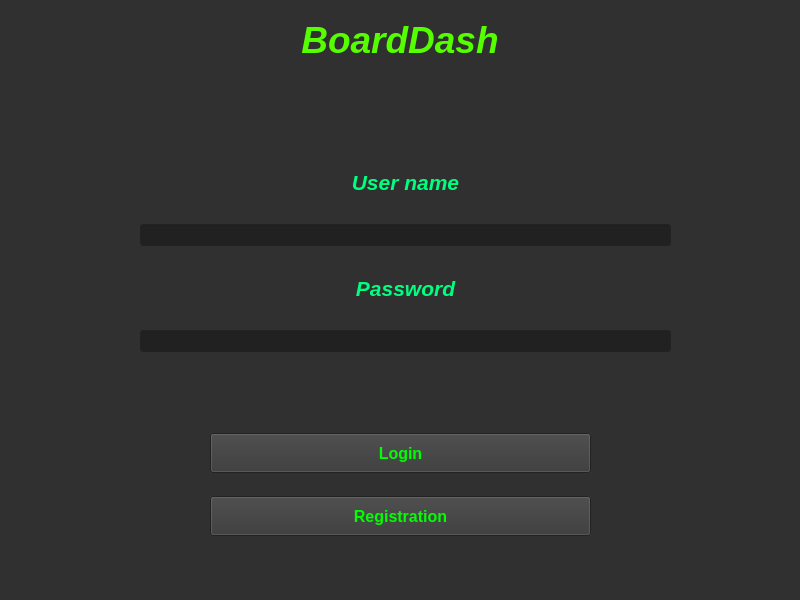
<?xml version="1.0" encoding="UTF-8"?>
<ui version="4.0">
 <class>MainWindow</class>
 <widget class="QMainWindow" name="MainWindow">
  <property name="geometry">
   <rect>
    <x>0</x>
    <y>0</y>
    <width>800</width>
    <height>600</height>
   </rect>
  </property>
  <property name="palette">
   <palette>
    <active>
     <colorrole role="WindowText">
      <brush brushstyle="SolidPattern">
       <color alpha="255">
        <red>255</red>
        <green>255</green>
        <blue>255</blue>
       </color>
      </brush>
     </colorrole>
     <colorrole role="Button">
      <brush brushstyle="SolidPattern">
       <color alpha="255">
        <red>79</red>
        <green>79</green>
        <blue>79</blue>
       </color>
      </brush>
     </colorrole>
     <colorrole role="Light">
      <brush brushstyle="SolidPattern">
       <color alpha="255">
        <red>72</red>
        <green>72</green>
        <blue>72</blue>
       </color>
      </brush>
     </colorrole>
     <colorrole role="Midlight">
      <brush brushstyle="SolidPattern">
       <color alpha="255">
        <red>60</red>
        <green>60</green>
        <blue>60</blue>
       </color>
      </brush>
     </colorrole>
     <colorrole role="Dark">
      <brush brushstyle="SolidPattern">
       <color alpha="255">
        <red>24</red>
        <green>24</green>
        <blue>24</blue>
       </color>
      </brush>
     </colorrole>
     <colorrole role="Mid">
      <brush brushstyle="SolidPattern">
       <color alpha="255">
        <red>117</red>
        <green>117</green>
        <blue>117</blue>
       </color>
      </brush>
     </colorrole>
     <colorrole role="Text">
      <brush brushstyle="SolidPattern">
       <color alpha="255">
        <red>255</red>
        <green>255</green>
        <blue>255</blue>
       </color>
      </brush>
     </colorrole>
     <colorrole role="BrightText">
      <brush brushstyle="SolidPattern">
       <color alpha="255">
        <red>255</red>
        <green>255</green>
        <blue>255</blue>
       </color>
      </brush>
     </colorrole>
     <colorrole role="ButtonText">
      <brush brushstyle="SolidPattern">
       <color alpha="255">
        <red>255</red>
        <green>255</green>
        <blue>255</blue>
       </color>
      </brush>
     </colorrole>
     <colorrole role="Base">
      <brush brushstyle="SolidPattern">
       <color alpha="255">
        <red>33</red>
        <green>33</green>
        <blue>33</blue>
       </color>
      </brush>
     </colorrole>
     <colorrole role="Window">
      <brush brushstyle="SolidPattern">
       <color alpha="255">
        <red>48</red>
        <green>48</green>
        <blue>48</blue>
       </color>
      </brush>
     </colorrole>
     <colorrole role="Shadow">
      <brush brushstyle="SolidPattern">
       <color alpha="255">
        <red>0</red>
        <green>0</green>
        <blue>0</blue>
       </color>
      </brush>
     </colorrole>
     <colorrole role="Highlight">
      <brush brushstyle="SolidPattern">
       <color alpha="255">
        <red>0</red>
        <green>255</green>
        <blue>0</blue>
       </color>
      </brush>
     </colorrole>
     <colorrole role="AlternateBase">
      <brush brushstyle="SolidPattern">
       <color alpha="255">
        <red>24</red>
        <green>24</green>
        <blue>24</blue>
       </color>
      </brush>
     </colorrole>
     <colorrole role="ToolTipBase">
      <brush brushstyle="SolidPattern">
       <color alpha="255">
        <red>255</red>
        <green>255</green>
        <blue>220</blue>
       </color>
      </brush>
     </colorrole>
     <colorrole role="ToolTipText">
      <brush brushstyle="SolidPattern">
       <color alpha="255">
        <red>0</red>
        <green>0</green>
        <blue>0</blue>
       </color>
      </brush>
     </colorrole>
     <colorrole role="PlaceholderText">
      <brush brushstyle="SolidPattern">
       <color alpha="127">
        <red>255</red>
        <green>255</green>
        <blue>255</blue>
       </color>
      </brush>
     </colorrole>
     <colorrole role="Accent">
      <brush brushstyle="SolidPattern">
       <color alpha="255">
        <red>0</red>
        <green>0</green>
        <blue>0</blue>
       </color>
      </brush>
     </colorrole>
    </active>
    <inactive>
     <colorrole role="WindowText">
      <brush brushstyle="SolidPattern">
       <color alpha="255">
        <red>255</red>
        <green>255</green>
        <blue>255</blue>
       </color>
      </brush>
     </colorrole>
     <colorrole role="Button">
      <brush brushstyle="SolidPattern">
       <color alpha="255">
        <red>79</red>
        <green>79</green>
        <blue>79</blue>
       </color>
      </brush>
     </colorrole>
     <colorrole role="Light">
      <brush brushstyle="SolidPattern">
       <color alpha="255">
        <red>72</red>
        <green>72</green>
        <blue>72</blue>
       </color>
      </brush>
     </colorrole>
     <colorrole role="Midlight">
      <brush brushstyle="SolidPattern">
       <color alpha="255">
        <red>60</red>
        <green>60</green>
        <blue>60</blue>
       </color>
      </brush>
     </colorrole>
     <colorrole role="Dark">
      <brush brushstyle="SolidPattern">
       <color alpha="255">
        <red>24</red>
        <green>24</green>
        <blue>24</blue>
       </color>
      </brush>
     </colorrole>
     <colorrole role="Mid">
      <brush brushstyle="SolidPattern">
       <color alpha="255">
        <red>117</red>
        <green>117</green>
        <blue>117</blue>
       </color>
      </brush>
     </colorrole>
     <colorrole role="Text">
      <brush brushstyle="SolidPattern">
       <color alpha="255">
        <red>255</red>
        <green>255</green>
        <blue>255</blue>
       </color>
      </brush>
     </colorrole>
     <colorrole role="BrightText">
      <brush brushstyle="SolidPattern">
       <color alpha="255">
        <red>255</red>
        <green>255</green>
        <blue>255</blue>
       </color>
      </brush>
     </colorrole>
     <colorrole role="ButtonText">
      <brush brushstyle="SolidPattern">
       <color alpha="255">
        <red>255</red>
        <green>255</green>
        <blue>255</blue>
       </color>
      </brush>
     </colorrole>
     <colorrole role="Base">
      <brush brushstyle="SolidPattern">
       <color alpha="255">
        <red>33</red>
        <green>33</green>
        <blue>33</blue>
       </color>
      </brush>
     </colorrole>
     <colorrole role="Window">
      <brush brushstyle="SolidPattern">
       <color alpha="255">
        <red>48</red>
        <green>48</green>
        <blue>48</blue>
       </color>
      </brush>
     </colorrole>
     <colorrole role="Shadow">
      <brush brushstyle="SolidPattern">
       <color alpha="255">
        <red>0</red>
        <green>0</green>
        <blue>0</blue>
       </color>
      </brush>
     </colorrole>
     <colorrole role="Highlight">
      <brush brushstyle="SolidPattern">
       <color alpha="255">
        <red>0</red>
        <green>255</green>
        <blue>0</blue>
       </color>
      </brush>
     </colorrole>
     <colorrole role="AlternateBase">
      <brush brushstyle="SolidPattern">
       <color alpha="255">
        <red>24</red>
        <green>24</green>
        <blue>24</blue>
       </color>
      </brush>
     </colorrole>
     <colorrole role="ToolTipBase">
      <brush brushstyle="SolidPattern">
       <color alpha="255">
        <red>255</red>
        <green>255</green>
        <blue>220</blue>
       </color>
      </brush>
     </colorrole>
     <colorrole role="ToolTipText">
      <brush brushstyle="SolidPattern">
       <color alpha="255">
        <red>0</red>
        <green>0</green>
        <blue>0</blue>
       </color>
      </brush>
     </colorrole>
     <colorrole role="PlaceholderText">
      <brush brushstyle="SolidPattern">
       <color alpha="127">
        <red>255</red>
        <green>255</green>
        <blue>255</blue>
       </color>
      </brush>
     </colorrole>
     <colorrole role="Accent">
      <brush brushstyle="SolidPattern">
       <color alpha="255">
        <red>0</red>
        <green>0</green>
        <blue>0</blue>
       </color>
      </brush>
     </colorrole>
    </inactive>
    <disabled>
     <colorrole role="WindowText">
      <brush brushstyle="SolidPattern">
       <color alpha="255">
        <red>24</red>
        <green>24</green>
        <blue>24</blue>
       </color>
      </brush>
     </colorrole>
     <colorrole role="Button">
      <brush brushstyle="SolidPattern">
       <color alpha="255">
        <red>79</red>
        <green>79</green>
        <blue>79</blue>
       </color>
      </brush>
     </colorrole>
     <colorrole role="Light">
      <brush brushstyle="SolidPattern">
       <color alpha="255">
        <red>72</red>
        <green>72</green>
        <blue>72</blue>
       </color>
      </brush>
     </colorrole>
     <colorrole role="Midlight">
      <brush brushstyle="SolidPattern">
       <color alpha="255">
        <red>60</red>
        <green>60</green>
        <blue>60</blue>
       </color>
      </brush>
     </colorrole>
     <colorrole role="Dark">
      <brush brushstyle="SolidPattern">
       <color alpha="255">
        <red>24</red>
        <green>24</green>
        <blue>24</blue>
       </color>
      </brush>
     </colorrole>
     <colorrole role="Mid">
      <brush brushstyle="SolidPattern">
       <color alpha="255">
        <red>117</red>
        <green>117</green>
        <blue>117</blue>
       </color>
      </brush>
     </colorrole>
     <colorrole role="Text">
      <brush brushstyle="SolidPattern">
       <color alpha="255">
        <red>24</red>
        <green>24</green>
        <blue>24</blue>
       </color>
      </brush>
     </colorrole>
     <colorrole role="BrightText">
      <brush brushstyle="SolidPattern">
       <color alpha="255">
        <red>255</red>
        <green>255</green>
        <blue>255</blue>
       </color>
      </brush>
     </colorrole>
     <colorrole role="ButtonText">
      <brush brushstyle="SolidPattern">
       <color alpha="255">
        <red>24</red>
        <green>24</green>
        <blue>24</blue>
       </color>
      </brush>
     </colorrole>
     <colorrole role="Base">
      <brush brushstyle="SolidPattern">
       <color alpha="255">
        <red>48</red>
        <green>48</green>
        <blue>48</blue>
       </color>
      </brush>
     </colorrole>
     <colorrole role="Window">
      <brush brushstyle="SolidPattern">
       <color alpha="255">
        <red>48</red>
        <green>48</green>
        <blue>48</blue>
       </color>
      </brush>
     </colorrole>
     <colorrole role="Shadow">
      <brush brushstyle="SolidPattern">
       <color alpha="255">
        <red>0</red>
        <green>0</green>
        <blue>0</blue>
       </color>
      </brush>
     </colorrole>
     <colorrole role="AlternateBase">
      <brush brushstyle="SolidPattern">
       <color alpha="255">
        <red>48</red>
        <green>48</green>
        <blue>48</blue>
       </color>
      </brush>
     </colorrole>
     <colorrole role="ToolTipBase">
      <brush brushstyle="SolidPattern">
       <color alpha="255">
        <red>255</red>
        <green>255</green>
        <blue>220</blue>
       </color>
      </brush>
     </colorrole>
     <colorrole role="ToolTipText">
      <brush brushstyle="SolidPattern">
       <color alpha="255">
        <red>0</red>
        <green>0</green>
        <blue>0</blue>
       </color>
      </brush>
     </colorrole>
     <colorrole role="PlaceholderText">
      <brush brushstyle="SolidPattern">
       <color alpha="127">
        <red>24</red>
        <green>24</green>
        <blue>24</blue>
       </color>
      </brush>
     </colorrole>
     <colorrole role="Accent">
      <brush brushstyle="SolidPattern">
       <color alpha="255">
        <red>34</red>
        <green>34</green>
        <blue>34</blue>
       </color>
      </brush>
     </colorrole>
    </disabled>
   </palette>
  </property>
  <property name="windowTitle">
   <string>MainWindow</string>
  </property>
  <widget class="QWidget" name="centralwidget">
   <widget class="QWidget" name="verticalLayoutWidget">
    <property name="geometry">
     <rect>
      <x>10</x>
      <y>380</y>
      <width>781</width>
      <height>191</height>
     </rect>
    </property>
    <layout class="QVBoxLayout" name="buttonLayout" stretch="0,0">
     <property name="spacing">
      <number>0</number>
     </property>
     <property name="sizeConstraint">
      <enum>QLayout::SizeConstraint::SetDefaultConstraint</enum>
     </property>
     <property name="leftMargin">
      <number>200</number>
     </property>
     <property name="topMargin">
      <number>30</number>
     </property>
     <property name="rightMargin">
      <number>200</number>
     </property>
     <property name="bottomMargin">
      <number>10</number>
     </property>
     <item>
      <widget class="QPushButton" name="login_button">
       <property name="minimumSize">
        <size>
         <width>380</width>
         <height>40</height>
        </size>
       </property>
       <property name="palette">
        <palette>
         <active>
          <colorrole role="WindowText">
           <brush brushstyle="SolidPattern">
            <color alpha="255">
             <red>255</red>
             <green>255</green>
             <blue>255</blue>
            </color>
           </brush>
          </colorrole>
          <colorrole role="Button">
           <brush brushstyle="SolidPattern">
            <color alpha="255">
             <red>56</red>
             <green>56</green>
             <blue>56</blue>
            </color>
           </brush>
          </colorrole>
          <colorrole role="Text">
           <brush brushstyle="SolidPattern">
            <color alpha="255">
             <red>255</red>
             <green>255</green>
             <blue>255</blue>
            </color>
           </brush>
          </colorrole>
          <colorrole role="ButtonText">
           <brush brushstyle="SolidPattern">
            <color alpha="255">
             <red>0</red>
             <green>255</green>
             <blue>0</blue>
            </color>
           </brush>
          </colorrole>
         </active>
         <inactive>
          <colorrole role="WindowText">
           <brush brushstyle="SolidPattern">
            <color alpha="255">
             <red>255</red>
             <green>255</green>
             <blue>255</blue>
            </color>
           </brush>
          </colorrole>
          <colorrole role="Button">
           <brush brushstyle="SolidPattern">
            <color alpha="255">
             <red>56</red>
             <green>56</green>
             <blue>56</blue>
            </color>
           </brush>
          </colorrole>
          <colorrole role="Text">
           <brush brushstyle="SolidPattern">
            <color alpha="255">
             <red>255</red>
             <green>255</green>
             <blue>255</blue>
            </color>
           </brush>
          </colorrole>
          <colorrole role="ButtonText">
           <brush brushstyle="SolidPattern">
            <color alpha="255">
             <red>0</red>
             <green>255</green>
             <blue>0</blue>
            </color>
           </brush>
          </colorrole>
         </inactive>
         <disabled>
          <colorrole role="Button">
           <brush brushstyle="SolidPattern">
            <color alpha="255">
             <red>56</red>
             <green>56</green>
             <blue>56</blue>
            </color>
           </brush>
          </colorrole>
         </disabled>
        </palette>
       </property>
       <property name="font">
        <font>
         <pointsize>12</pointsize>
         <bold>true</bold>
        </font>
       </property>
       <property name="autoFillBackground">
        <bool>true</bool>
       </property>
       <property name="text">
        <string>Login</string>
       </property>
      </widget>
     </item>
     <item>
      <widget class="QPushButton" name="register_button">
       <property name="enabled">
        <bool>true</bool>
       </property>
       <property name="minimumSize">
        <size>
         <width>380</width>
         <height>40</height>
        </size>
       </property>
       <property name="palette">
        <palette>
         <active>
          <colorrole role="Button">
           <brush brushstyle="SolidPattern">
            <color alpha="255">
             <red>56</red>
             <green>56</green>
             <blue>56</blue>
            </color>
           </brush>
          </colorrole>
          <colorrole role="ButtonText">
           <brush brushstyle="SolidPattern">
            <color alpha="255">
             <red>0</red>
             <green>255</green>
             <blue>0</blue>
            </color>
           </brush>
          </colorrole>
         </active>
         <inactive>
          <colorrole role="Button">
           <brush brushstyle="SolidPattern">
            <color alpha="255">
             <red>56</red>
             <green>56</green>
             <blue>56</blue>
            </color>
           </brush>
          </colorrole>
          <colorrole role="ButtonText">
           <brush brushstyle="SolidPattern">
            <color alpha="255">
             <red>0</red>
             <green>255</green>
             <blue>0</blue>
            </color>
           </brush>
          </colorrole>
         </inactive>
         <disabled>
          <colorrole role="Button">
           <brush brushstyle="SolidPattern">
            <color alpha="255">
             <red>56</red>
             <green>56</green>
             <blue>56</blue>
            </color>
           </brush>
          </colorrole>
         </disabled>
        </palette>
       </property>
       <property name="font">
        <font>
         <pointsize>12</pointsize>
         <bold>true</bold>
        </font>
       </property>
       <property name="mouseTracking">
        <bool>false</bool>
       </property>
       <property name="autoFillBackground">
        <bool>true</bool>
       </property>
       <property name="text">
        <string>Registration</string>
       </property>
      </widget>
     </item>
    </layout>
   </widget>
   <widget class="QWidget" name="verticalLayoutWidget_2">
    <property name="geometry">
     <rect>
      <x>110</x>
      <y>140</y>
      <width>591</width>
      <height>231</height>
     </rect>
    </property>
    <layout class="QVBoxLayout" name="lineEditLayout">
     <property name="spacing">
      <number>0</number>
     </property>
     <property name="leftMargin">
      <number>30</number>
     </property>
     <property name="rightMargin">
      <number>30</number>
     </property>
     <item>
      <widget class="QLabel" name="username_label">
       <property name="enabled">
        <bool>true</bool>
       </property>
       <property name="maximumSize">
        <size>
         <width>20000</width>
         <height>50</height>
        </size>
       </property>
       <property name="palette">
        <palette>
         <active>
          <colorrole role="WindowText">
           <brush brushstyle="SolidPattern">
            <color alpha="255">
             <red>0</red>
             <green>255</green>
             <blue>127</blue>
            </color>
           </brush>
          </colorrole>
         </active>
         <inactive>
          <colorrole role="WindowText">
           <brush brushstyle="SolidPattern">
            <color alpha="255">
             <red>0</red>
             <green>255</green>
             <blue>127</blue>
            </color>
           </brush>
          </colorrole>
         </inactive>
         <disabled/>
        </palette>
       </property>
       <property name="font">
        <font>
         <pointsize>16</pointsize>
         <italic>true</italic>
         <bold>true</bold>
        </font>
       </property>
       <property name="text">
        <string>User name</string>
       </property>
       <property name="alignment">
        <set>Qt::AlignmentFlag::AlignCenter</set>
       </property>
      </widget>
     </item>
     <item>
      <widget class="QLineEdit" name="username_lineEdit">
       <property name="palette">
        <palette>
         <active>
          <colorrole role="Text">
           <brush brushstyle="SolidPattern">
            <color alpha="255">
             <red>255</red>
             <green>255</green>
             <blue>255</blue>
            </color>
           </brush>
          </colorrole>
         </active>
         <inactive>
          <colorrole role="Text">
           <brush brushstyle="SolidPattern">
            <color alpha="255">
             <red>255</red>
             <green>255</green>
             <blue>255</blue>
            </color>
           </brush>
          </colorrole>
         </inactive>
         <disabled/>
        </palette>
       </property>
      </widget>
     </item>
     <item>
      <widget class="QLabel" name="password_label">
       <property name="enabled">
        <bool>true</bool>
       </property>
       <property name="maximumSize">
        <size>
         <width>20000</width>
         <height>50</height>
        </size>
       </property>
       <property name="palette">
        <palette>
         <active>
          <colorrole role="WindowText">
           <brush brushstyle="SolidPattern">
            <color alpha="255">
             <red>0</red>
             <green>255</green>
             <blue>127</blue>
            </color>
           </brush>
          </colorrole>
         </active>
         <inactive>
          <colorrole role="WindowText">
           <brush brushstyle="SolidPattern">
            <color alpha="255">
             <red>0</red>
             <green>255</green>
             <blue>127</blue>
            </color>
           </brush>
          </colorrole>
         </inactive>
         <disabled/>
        </palette>
       </property>
       <property name="font">
        <font>
         <pointsize>16</pointsize>
         <italic>true</italic>
         <bold>true</bold>
        </font>
       </property>
       <property name="text">
        <string>Password</string>
       </property>
       <property name="alignment">
        <set>Qt::AlignmentFlag::AlignCenter</set>
       </property>
      </widget>
     </item>
     <item>
      <widget class="QLineEdit" name="password_lineEdit">
       <property name="palette">
        <palette>
         <active>
          <colorrole role="Text">
           <brush brushstyle="SolidPattern">
            <color alpha="255">
             <red>255</red>
             <green>255</green>
             <blue>255</blue>
            </color>
           </brush>
          </colorrole>
         </active>
         <inactive>
          <colorrole role="Text">
           <brush brushstyle="SolidPattern">
            <color alpha="255">
             <red>255</red>
             <green>255</green>
             <blue>255</blue>
            </color>
           </brush>
          </colorrole>
         </inactive>
         <disabled/>
        </palette>
       </property>
       <property name="inputMethodHints">
        <set>Qt::InputMethodHint::ImhHiddenText|Qt::InputMethodHint::ImhNoAutoUppercase|Qt::InputMethodHint::ImhNoPredictiveText|Qt::InputMethodHint::ImhSensitiveData</set>
       </property>
       <property name="echoMode">
        <enum>QLineEdit::EchoMode::Password</enum>
       </property>
       <property name="readOnly">
        <bool>false</bool>
       </property>
      </widget>
     </item>
    </layout>
   </widget>
   <widget class="QLabel" name="label_3">
    <property name="geometry">
     <rect>
      <x>200</x>
      <y>10</y>
      <width>400</width>
      <height>60</height>
     </rect>
    </property>
    <property name="palette">
     <palette>
      <active>
       <colorrole role="WindowText">
        <brush brushstyle="SolidPattern">
         <color alpha="255">
          <red>85</red>
          <green>255</green>
          <blue>0</blue>
         </color>
        </brush>
       </colorrole>
      </active>
      <inactive>
       <colorrole role="WindowText">
        <brush brushstyle="SolidPattern">
         <color alpha="255">
          <red>85</red>
          <green>255</green>
          <blue>0</blue>
         </color>
        </brush>
       </colorrole>
      </inactive>
      <disabled/>
     </palette>
    </property>
    <property name="font">
     <font>
      <pointsize>28</pointsize>
      <italic>true</italic>
      <bold>true</bold>
     </font>
    </property>
    <property name="autoFillBackground">
     <bool>true</bool>
    </property>
    <property name="text">
     <string>BoardDash</string>
    </property>
    <property name="alignment">
     <set>Qt::AlignmentFlag::AlignCenter</set>
    </property>
   </widget>
  </widget>
  <widget class="QMenuBar" name="menubar">
   <property name="geometry">
    <rect>
     <x>0</x>
     <y>0</y>
     <width>800</width>
     <height>21</height>
    </rect>
   </property>
  </widget>
 </widget>
 <resources/>
 <connections/>
</ui>
